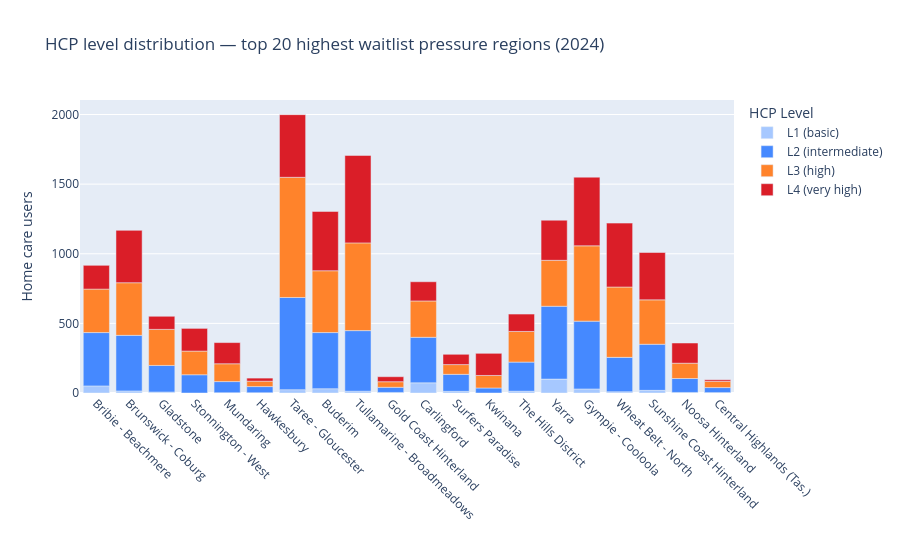

The code cell stored with this chart in its notebook:
### Markdown cell above
## 9. [Ch 3] HCP stacked bar — who is waiting?

> **Visual B in Ch 3 spec.** Not present in original `01_eda.ipynb`.  
> Shows HCP level composition for top 20 SA3s. In the worst regions, L3+L4 = ~97% of all HCP users.  
> L3+L4 = people receiving near-nursing-home-level care at home because no residential place is available.

### Code cell
top20_names = top20_wp['sa3_name'].tolist()
top20_data = master[master['sa3_name'].isin(top20_names)].copy()

hcp_cols = ['hcp_level1', 'hcp_level2', 'hcp_level3', 'hcp_level4']
totals = top20_data[hcp_cols].sum()
print('HCP level totals (top 20 SA3s):')
print(totals)
print(f'% that are L3+L4 (high-needs): {(totals["hcp_level3"]+totals["hcp_level4"])/totals.sum()*100:.1f}%')
print()

# Melt for stacked bar
top20_melt = top20_data.melt(
    id_vars='sa3_name', value_vars=hcp_cols,
    var_name='hcp_level', value_name='users'
)
top20_melt['hcp_level'] = top20_melt['hcp_level'].map({
    'hcp_level1': 'L1 (basic)', 'hcp_level2': 'L2 (intermediate)',
    'hcp_level3': 'L3 (high)', 'hcp_level4': 'L4 (very high)'
})
# Sort by waitlist_pressure
order = top20_wp.sort_values('waitlist_pressure')['sa3_name'].tolist()

fig = px.bar(
    top20_melt,
    x='sa3_name', y='users', color='hcp_level',
    category_orders={'sa3_name': order, 'hcp_level': ['L1 (basic)','L2 (intermediate)','L3 (high)','L4 (very high)']},
    title='HCP level distribution — top 20 highest waitlist pressure regions (2024)',
    labels={'users': 'Home care users', 'sa3_name': '', 'hcp_level': 'HCP Level'},
    color_discrete_map={
        'L1 (basic)': '#a6c8ff', 'L2 (intermediate)': '#4589ff',
        'L3 (high)': '#ff832b', 'L4 (very high)': '#da1e28'
    }
)
fig.update_layout(xaxis_tickangle=45)
fig.show()

### Figure 1 — Plotly figure (JSON) as saved in the notebook; plotly's stock layout.template omitted (floating-point values rounded to 4 significant figures)
{"data": [{"hovertemplate": "HCP Level=L1 (basic)<br>=%{x}<br>Home care users=%{y}<extra></extra>", "legendgroup": "L1 (basic)", "marker": {"color": "#a6c8ff", "pattern": {"shape": ""}}, "name": "L1 (basic)", "orientation": "v", "showlegend": true, "textposition": "auto", "type": "bar", "x": ["Taree - Gloucester", "Hawkesbury", "Carlingford", "Brunswick - Coburg", "Stonnington - West", "Yarra", "Tullamarine - Broadmeadows", "Gladstone", "Gold Coast Hinterland", "Surfers Paradise", "Bribie - Beachmere", "The Hills District", "Buderim", "Sunshine Coast Hinterland", "Noosa Hinterland", "Gympie - Cooloola", "Mundaring", "Kwinana", "Wheat Belt - North", "Central Highlands (Tas.)"], "xaxis": "x", "y": [24, 2, 73, 15, 0, 100, 13, 7, 4, 12, 51, 13, 31, 19, 4, 29, 2, 0, 9, 3], "yaxis": "y"}, {"hovertemplate": "HCP Level=L2 (intermediate)<br>=%{x}<br>Home care users=%{y}<extra></extra>", "legendgroup": "L2 (intermediate)", "marker": {"color": "#4589ff", "pattern": {"shape": ""}}, "name": "L2 (intermediate)", "orientation": "v", "showlegend": true, "textposition": "auto", "type": "bar", "x": ["Taree - Gloucester", "Hawkesbury", "Carlingford", "Brunswick - Coburg", "Stonnington - West", "Yarra", "Tullamarine - Broadmeadows", "Gladstone", "Gold Coast Hinterland", "Surfers Paradise", "Bribie - Beachmere", "The Hills District", "Buderim", "Sunshine Coast Hinterland", "Noosa Hinterland", "Gympie - Cooloola", "Mundaring", "Kwinana", "Wheat Belt - North", "Central Highlands (Tas.)"], "xaxis": "x", "y": [662, 44, 327, 399, 131, 523, 435, 191, 37, 122, 383, 209, 403, 331, 100, 487, 80, 36, 247, 36], "yaxis": "y"}, {"hovertemplate": "HCP Level=L3 (high)<br>=%{x}<br>Home care users=%{y}<extra></extra>", "legendgroup": "L3 (high)", "marker": {"color": "#ff832b", "pattern": {"shape": ""}}, "name": "L3 (high)", "orientation": "v", "showlegend": true, "textposition": "auto", "type": "bar", "x": ["Taree - Gloucester", "Hawkesbury", "Carlingford", "Brunswick - Coburg", "Stonnington - West", "Yarra", "Tullamarine - Broadmeadows", "Gladstone", "Gold Coast Hinterland", "Surfers Paradise", "Bribie - Beachmere", "The Hills District", "Buderim", "Sunshine Coast Hinterland", "Noosa Hinterland", "Gympie - Cooloola", "Mundaring", "Kwinana", "Wheat Belt - North", "Central Highlands (Tas.)"], "xaxis": "x", "y": [863, 39, 261, 378, 170, 330, 630, 259, 40, 70, 312, 220, 444, 319, 110, 541, 128, 90, 505, 45], "yaxis": "y"}, {"hovertemplate": "HCP Level=L4 (very high)<br>=%{x}<br>Home care users=%{y}<extra></extra>", "legendgroup": "L4 (very high)", "marker": {"color": "#da1e28", "pattern": {"shape": ""}}, "name": "L4 (very high)", "orientation": "v", "showlegend": true, "textposition": "auto", "type": "bar", "x": ["Taree - Gloucester", "Hawkesbury", "Carlingford", "Brunswick - Coburg", "Stonnington - West", "Yarra", "Tullamarine - Broadmeadows", "Gladstone", "Gold Coast Hinterland", "Surfers Paradise", "Bribie - Beachmere", "The Hills District", "Buderim", "Sunshine Coast Hinterland", "Noosa Hinterland", "Gympie - Cooloola", "Mundaring", "Kwinana", "Wheat Belt - North", "Central Highlands (Tas.)"], "xaxis": "x", "y": [450, 22, 138, 376, 163, 288, 628, 94, 36, 74, 171, 125, 426, 340, 145, 493, 152, 159, 459, 11], "yaxis": "y"}], "layout": {"barmode": "relative", "legend": {"title": {"text": "HCP Level"}, "tracegroupgap": 0}, "title": {"text": "HCP level distribution — top 20 highest waitlist pressure regions (2024)"}, "xaxis": {"anchor": "y", "categoryarray": ["Bribie - Beachmere", "Brunswick - Coburg", "Gladstone", "Stonnington - West", "Mundaring", "Hawkesbury", "Taree - Gloucester", "Buderim", "Tullamarine - Broadmeadows", "Gold Coast Hinterland", "Carlingford", "Surfers Paradise", "Kwinana", "The Hills District", "Yarra", "Gympie - Cooloola", "Wheat Belt - North", "Sunshine Coast Hinterland", "Noosa Hinterland", "Central Highlands (Tas.)"], "categoryorder": "array", "domain": [0, 1], "tickangle": 45, "title": {"text": ""}}, "yaxis": {"anchor": "x", "domain": [0, 1], "title": {"text": "Home care users"}}}}
